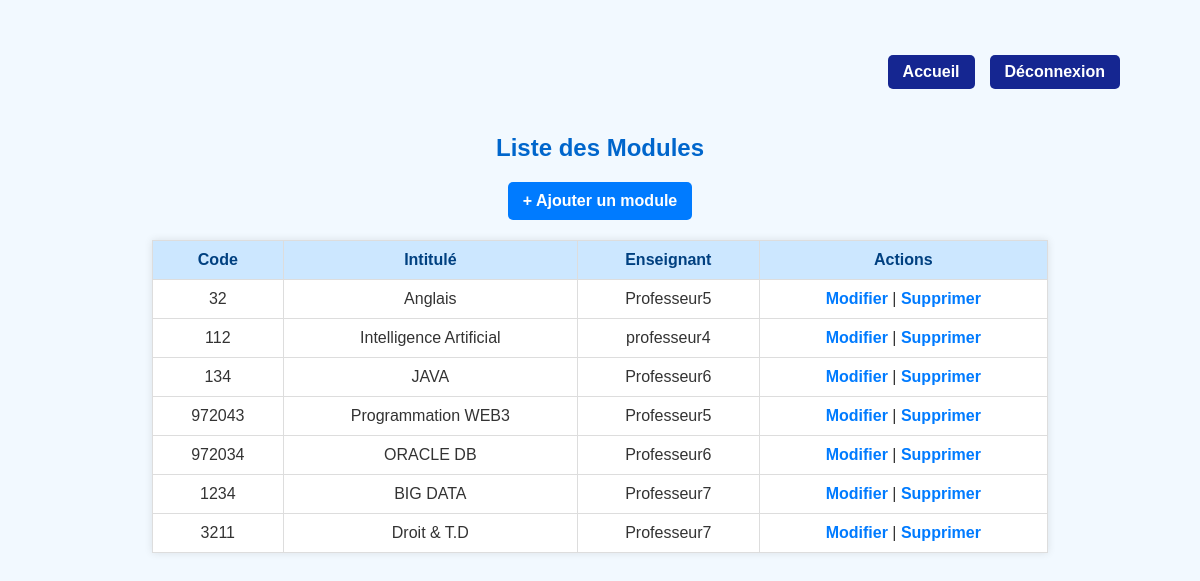
The app's page /modules/list.php (signed in) with its own data.
### tables this page shows
CREATE TABLE `module` (
  `id` int(11) NOT NULL,
  `code` varchar(10) DEFAULT NULL,
  `intitule` varchar(100) DEFAULT NULL,
  `id_enseignant` int(11) DEFAULT NULL
);

CREATE TABLE `enseignant` (
  `id` int(11) NOT NULL,
  `nom` varchar(50) DEFAULT NULL,
  `prenom` varchar(50) DEFAULT NULL,
  `email` varchar(100) DEFAULT NULL
);

### modules/list.php (the view, shortened to what this page needs)
<?php
include('../config/connexion.php');
$result = $conn->query("SELECT m.id, m.code, m.intitule, e.nom AS enseignant
                        FROM module m
                        LEFT JOIN enseignant e ON m.id_enseignant = e.id");
?>
<!DOCTYPE html>
<html lang="fr">
<head>
</head>
<body>
  <header>
    <a href="../index.php.php">Accueil</a>
    <a href="../auth/logout.php">Déconnexion</a>
  </header>
  <h2>Liste des Modules</h2>
  <a href="add.php" class="btn-ajout">+ Ajouter un module</a>
  <table>
    <tr>
      <th>Code</th>
      <th>Intitulé</th>
      <th>Enseignant</th>
      <th>Actions</th>
    </tr>
    <?php while($row = $result->fetch_assoc()) { ?>
      <tr>
        <td><?= htmlspecialchars($row['code']) ?></td>
        <td><?= htmlspecialchars($row['intitule']) ?></td>
        <td><?= htmlspecialchars($row['enseignant']) ?></td>
        <td>
          <a href="edit.php?id=<?= $row['id'] ?>">Modifier</a> |
          <a href="delete.php?id=<?= $row['id'] ?>" onclick="return confirm('Supprimer ce module ?')">Supprimer</a>
        </td>
      </tr>
    <?php } ?>
  </table>
</body>
</html>

### modules/list.php (style rules this page uses)
body { font-family: Arial, sans-serif; background-color: #f2f9ff; margin: 40px; color: #333; }
h2 { text-align: center; color: #0066cc; }
table { width: 80%; margin: 20px auto; border-collapse: collapse; box-shadow: 0 0 8px rgba(0,0,0,0.1); background-color: #fff; }
th, td { padding: 10px 15px; border: 1px solid #ddd; text-align: center; }
th { background-color: #cce7ff; color: #004080; }
a { color: #007bff; text-decoration: none; font-weight: bold; }
.btn-ajout { display: block; width: fit-content; margin: 20px auto; padding: 10px 15px; background-color: #007bff; color: white; border-radius: 5px; text-decoration: none; transition: 0.3s; }
header { display: flex; justify-content: flex-end; align-items: center; gap: 15px; padding: 15px 40px; border-radius: 8px; margin-bottom: 30px; }
header a { padding: 8px 15px; background-color: #152691; color: white; text-decoration: none; border-radius: 5px; font-weight: bold; transition: background-color 0.3s; }

### records on screen
module: code "32", intitule "Anglais", id_enseignant.nom "Professeur5"
module: code "112", intitule "Intelligence Artificial", id_enseignant.nom "professeur4"
module: code "134", intitule "JAVA", id_enseignant.nom "Professeur6"
module: code "972043", intitule "Programmation WEB3", id_enseignant.nom "Professeur5"
module: code "972034", intitule "ORACLE DB", id_enseignant.nom "Professeur6"
module: code "1234", intitule "BIG DATA", id_enseignant.nom "Professeur7"
module: code "3211", intitule "Droit & T.D", id_enseignant.nom "Professeur7"
